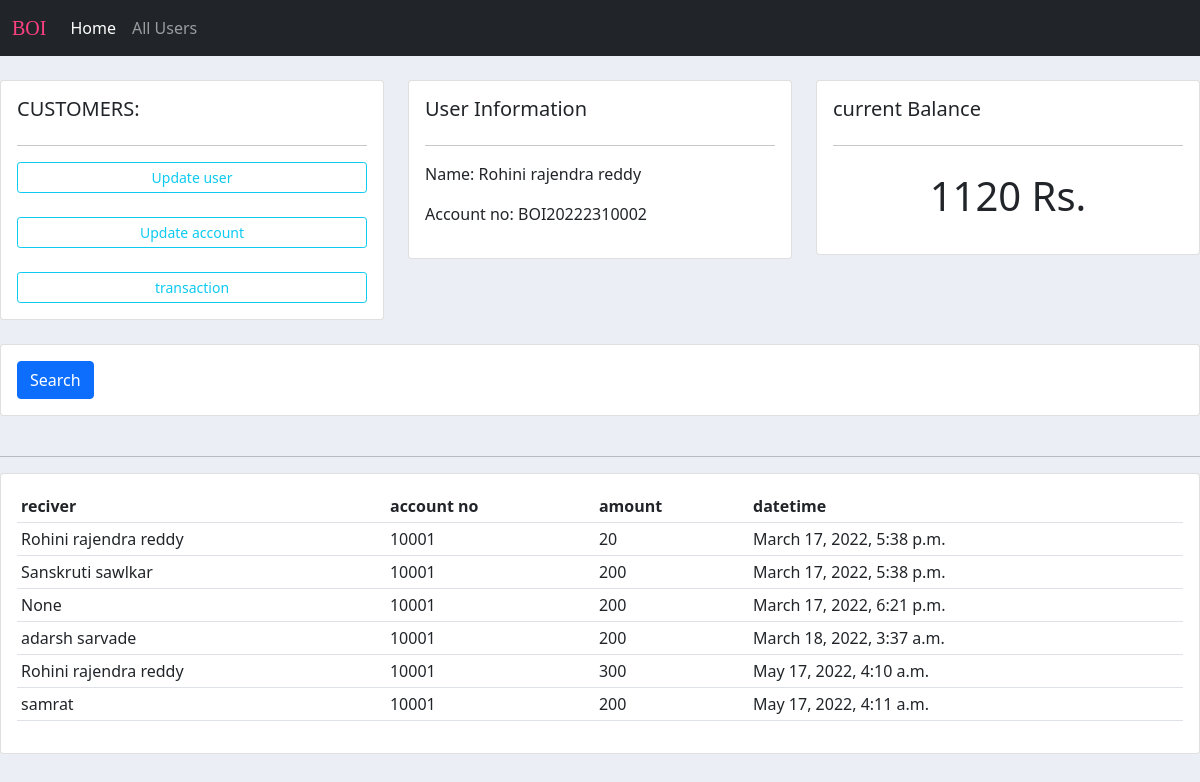
Screenshot of /accountholder2 with the database file from the repository.
### accounts/models.py (models this page shows, shortened)
class bankaccount(models.Model):
	username=models.ForeignKey(user,null=True,on_delete=models.SET_NULL)
	curr_balance=models.IntegerField(null=True,default=1000)
	acno=models.IntegerField(null=True)
	types=(
		('Saving','Saving'),
		('current','current'),
		('Fixed','Fixed'),
		)
	actype=models.CharField(max_length=200,null=True,choices=types)
	branches=(
		('Latur','Latur'),
		('Barshi','Barshi'),
		('Pune','Pune'),
		('Nanded','Nanded'),
		('Ausa','Ausa'),
		)
	branch=models.CharField(max_length=200,null=True,choices=branches)
	def __str__(self):
		return str(self.acno)

class user(models.Model):
	name=models.CharField(max_length=200,null=True)
	email=models.CharField(max_length=200,null=True)
	address=models.CharField(max_length=200,null=True)
	Adhar_no=models.CharField(max_length=12,null=True)
	def __str__(self):
		return self.name

class transaction(models.Model):
	recivername=models.ForeignKey(user,null=True,on_delete=models.SET_NULL)
	accountno=models.ForeignKey(bankaccount,null=True,on_delete=models.SET_NULL,default='')
	amount=models.IntegerField(null=True)
	datetime=models.DateTimeField(null=True,auto_now_add=True)

### accounts/views.py (the view)
# urls.py: path('accountholder<str:pk>',views.accountholder,name='accountholder'),
def accountholder(request,pk):
	banks=bankaccount.objects.get(username=pk)
	trans=transaction.objects.all()
	context={'banks':banks,'trans':trans}
	return render(request,'accounts/accountholder.html',context)

### accounts/templates/accounts/accountholder.html
{% extends 'accounts/main.html' %}
{% block body %}
<br>
  <div class="row">
    <div class="col-md">
        <div class="card card-body">
        <h5>CUSTOMERS:</h5>
        <hr>
        <a class="btn btn-outline-info btn-sm btn-block" href="{% url 'updateuser' banks.id%}"> Update user
            </a>
            <br>
            <a class="btn btn-outline-info btn-sm btn-block" href="{% url 'updateaccount' banks.id%}"> Update account
            </a>
            <br>
                <a class="btn btn-outline-info btn-sm btn-block" href="{% url 'transaction' banks.id %}"> transaction
            </a>
        </div>
    </div>
  <div class="col-md">
      <div class="card card-body">
          <h5>User Information</h5>
        <hr>
        <p> Name:  {{banks.username}}</p>
        <p> Account no: BOI202223{{banks.acno}} </p>
      </div>
  </div>
  <div class="col-md">
      <div class="card card-body">
          <h5>current Balance</h5>
        <hr>
          <h1 style="text-align:center ;padding:10px">{{banks.curr_balance}} Rs.</h1>
      </div>
  </div>
</div>
<br>
<div class="row">
    <div class="col">
        <div class="card card-body">
            <form method="get">
                <button class="btn btn-primary" type="submit">Search</button>
            </form>
        </div>
    </div>
</div>
<br>
  <div class="row">
    <div class="col-md">
        <hr>
        <div class="card card-body">
            <table class="table table-sm">
                <tr>
                    <th>reciver</th>
                    <th>account no</th>
                    <th>amount</th>
                    <th>datetime</th>
                </tr>
                {% for t in trans %}
                <tr>
                    <td>{{t.recivername}}</td>
                    <td>{{t.accountno}}</td>
                    <td>{{t.amount}}</td>
                    <td>{{t.datetime}}</td>
                {% endfor %}
                </tr>
            </table>
        </div>
    </div>
  </div>
{% endblock body %}

### static/css/main.css (style rules this page uses)
body { background-color: #ebeff5; }

### accounts/templates/accounts/main.html (style rules this page uses)
body { background-color: #ebeff5; }

### rows the page displays
bankaccount: username "Rohini rajendra reddy", acno "10002", curr_balance "1120"
transaction: recivername "Rohini rajendra reddy", accountno "10001", amount "20", datetime "March 17, 2022, 5:38 p.m."
transaction: recivername "Sanskruti sawlkar", accountno "10001", amount "200", datetime "March 17, 2022, 5:38 p.m."
transaction: recivername "None", accountno "10001", amount "200", datetime "March 17, 2022, 6:21 p.m."
transaction: recivername "adarsh sarvade", accountno "10001", amount "200", datetime "March 18, 2022, 3:37 a.m."
transaction: recivername "Rohini rajendra reddy", accountno "10001", amount "300", datetime "May 17, 2022, 4:10 a.m."
transaction: recivername "samrat", accountno "10001", amount "200", datetime "May 17, 2022, 4:11 a.m."
